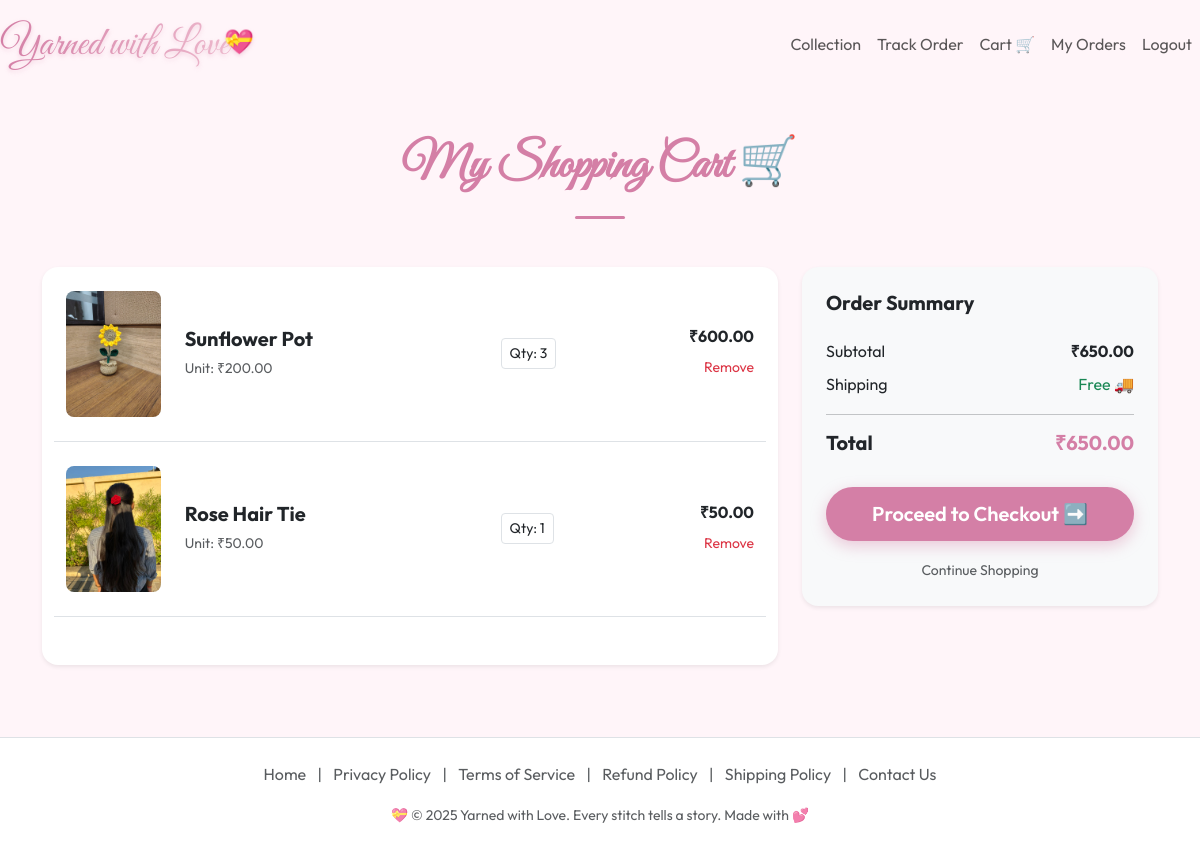
The page /cart/ (signed in) on the database as committed earlier.
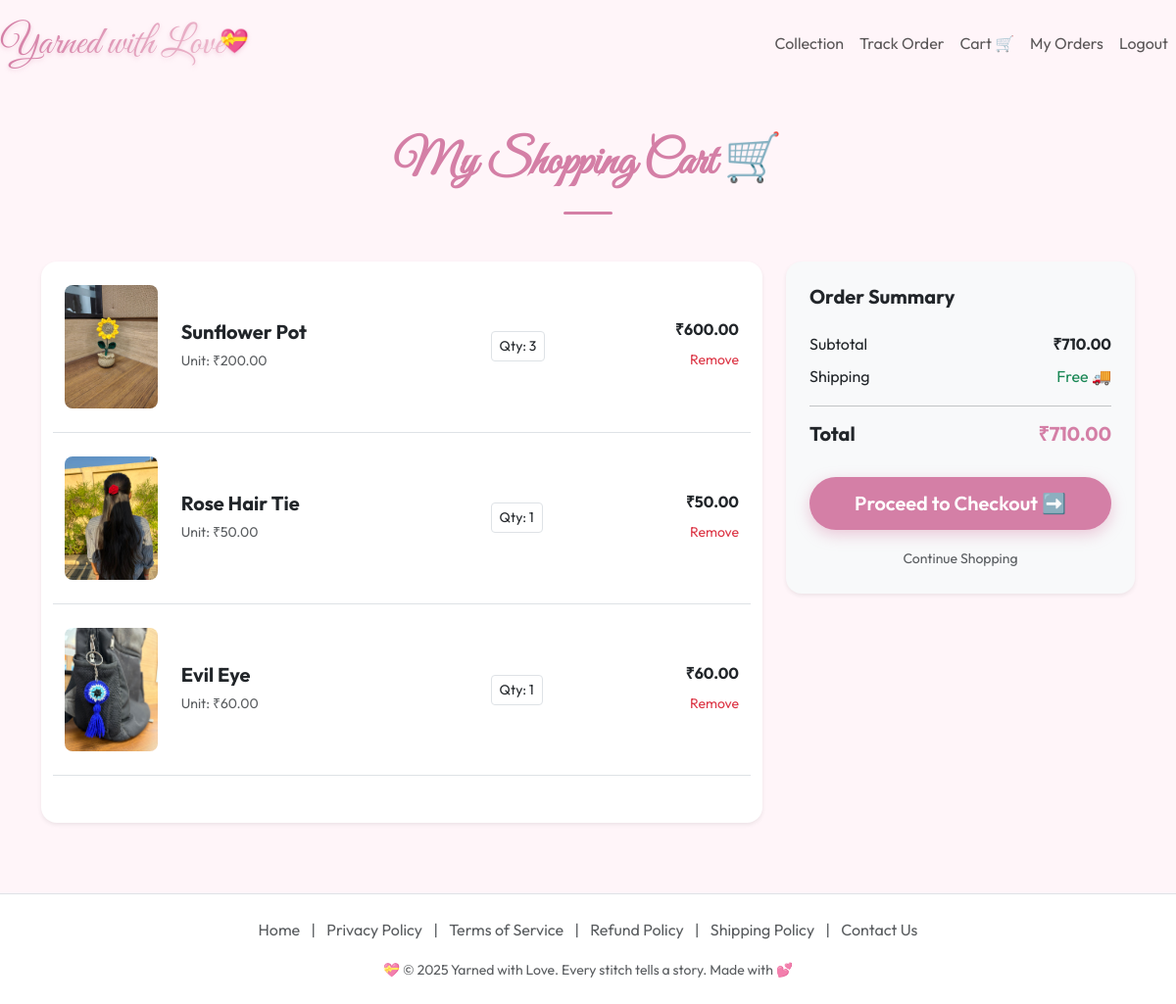
The same page on the database as committed later.
### store/models.py (models this page shows, shortened)
class CartItem(models.Model):
    cart = models.ForeignKey(Cart, on_delete=models.CASCADE, related_name='items')
    product = models.ForeignKey(Product, on_delete=models.CASCADE)
    quantity = models.PositiveIntegerField(default=1, validators=[MinValueValidator(1)])
    customization_notes = models.TextField(blank=True, help_text="Special requests for this item")
    class Meta:
        unique_together = ['cart', 'product']
    def get_subtotal(self):
        return self.product.price * self.quantity

class Product(models.Model):
    artisan = models.ForeignKey(settings.AUTH_USER_MODEL, on_delete=models.CASCADE, related_name='products')
    category = models.ForeignKey(Category, on_delete=models.SET_NULL, null=True, blank=True)
    name = models.CharField(max_length=200)
    description = models.TextField()
    price = models.DecimalField(max_digits=10, decimal_places=2, validators=[MinValueValidator(0.01)])
    mrp = models.DecimalField(max_digits=10, decimal_places=2, null=True, blank=True, help_text="Maximum Retail Price (for discount display)")
    image = models.ImageField(upload_to='products/', blank=True, null=True)
    short_description = models.TextField(blank=True, help_text="Short intro for the product page")
    key_features = models.TextField(blank=True, help_text="Enter each feature on a new line")
    care_instructions = models.TextField(blank=True, help_text="Enter each instruction on a new line")
    specifications = models.TextField(blank=True, help_text="Comma-separated specs (e.g. 'Size: Small, Material: Cotton')")
    is_returnable = models.BooleanField(default=False, help_text="Is this item eligible for return?")
    estimated_days_to_complete = models.PositiveIntegerField(default=7, validators=[MinValueValidator(1)], help_text="Estimated days to make this item")
    is_active = models.BooleanField(default=True, help_text="Uncheck to hide this product")
    created_at = models.DateTimeField(auto_now_add=True)
    updated_at = models.DateTimeField(auto_now=True)
    class Meta:
        ordering = ['-created_at']
        indexes = [
            models.Index(fields=['artisan', '-created_at']),
            models.Index(fields=['category', '-created_at']),
            models.Index(fields=['is_active']),
        ]

class Cart(models.Model):
    user = models.OneToOneField(settings.AUTH_USER_MODEL, on_delete=models.CASCADE, related_name='cart')
    created_at = models.DateTimeField(auto_now_add=True)
    updated_at = models.DateTimeField(auto_now=True)
    def get_total_price(self):
        return sum(item.get_subtotal() for item in self.items.all())

### store/views.py (the view)
# urls.py: path('cart/', views.view_cart, name='view_cart'),
@login_required
def view_cart(request):
    cart, created = Cart.objects.get_or_create(user=request.user)
    return render(request, 'store/cart.html', {'cart': cart})

### templates/store/cart.html (shortened to what this page needs)
{% extends 'base.html' %}
{% load static %}
{% block content %}
<div class="container py-5">
    <div class="text-center mb-5">
        <h1 class="display-5 fw-bold" style="font-family: 'Great Vibes', cursive; color: var(--primary-color);">My
            Shopping Cart 🛒</h1>
        <div class="section-divider"></div>
    </div>
    {% if cart.items.exists %}
    <div class="row">
        <div class="col-lg-8">
            <div class="card border-0 shadow-sm rounded-4 mb-4">
                <div class="card-body p-4">
                    {% for item in cart.items.all %}
                    <div class="row align-items-center mb-4 pb-4 border-bottom last-no-border">
                        <div class="col-3 col-md-2">
                            {% if item.product.image %}
                            <img src="{{ item.product.image.url }}" class="img-fluid rounded-3"
                                alt="{{ item.product.name }}">
                            {% else %}
                            <div class="bg-light rounded-3 d-flex align-items-center justify-content-center"
                                style="height: 80px;">🧶</div>
                            {% endif %}
                        </div>
                        <div class="col-9 col-md-5">
                            <h5 class="fw-bold mb-1"><a href="{% url 'product_detail' item.product.pk %}"
                                    class="text-decoration-none text-dark">{{ item.product.name }}</a></h5>
                            <small class="text-muted">Unit: ₹{{ item.product.price }}</small>
                        </div>
                        <div class="col-6 col-md-3 text-center mt-3 mt-md-0">
                            <div class="input-group input-group-sm w-75 mx-auto">
                                <span class="input-group-text bg-white">Qty: {{ item.quantity }}</span>
                            </div>
                        </div>
                        <div class="col-6 col-md-2 text-end mt-3 mt-md-0">
                            <h6 class="fw-bold mb-2">₹{{ item.get_subtotal }}</h6>
                            <a href="{% url 'remove_from_cart' item.pk %}"
                                class="text-danger small text-decoration-none">Remove</a>
                        </div>
                    </div>
                    {% endfor %}
                </div>
            </div>
        </div>
        <div class="col-lg-4">
            <div class="card border-0 shadow-sm rounded-4 bg-light">
                <div class="card-body p-4">
                    <h5 class="fw-bold mb-4">Order Summary</h5>
                    <div class="d-flex justify-content-between mb-2">
                        <span>Subtotal</span>
                        <span class="fw-bold">₹{{ cart.get_total_price }}</span>
                    </div>
                    <div class="d-flex justify-content-between mb-3">
                        <span>Shipping</span>
                        <span class="text-success">Free 🚚</span>
                    </div>
                    <hr>
                    <div class="d-flex justify-content-between mb-4">
                        <span class="h5 fw-bold">Total</span>
                        <span class="h5 fw-bold" style="color: var(--primary-color);">₹{{ cart.get_total_price }}</span>
                    </div>
                    <div class="d-grid">
                        <a href="{% url 'checkout' %}" class="btn btn-main btn-lg">Proceed to Checkout ➡️</a>
                    </div>
                    <div class="text-center mt-3">
                        <a href="{% url 'product_list' %}" class="text-muted small text-decoration-none">Continue
                            Shopping</a>
                    </div>
                </div>
            </div>
        </div>
    </div>
    {% endif %}
</div>
{% endblock %}

Rows that differ between the two databases and show on the page:
added CartItem: product.image (picture), product.name "Evil Eye", product.price "60.00", quantity "1", get_subtotal "60.00"
computed for Cart: get_total_price "650.00" → "710.00"
